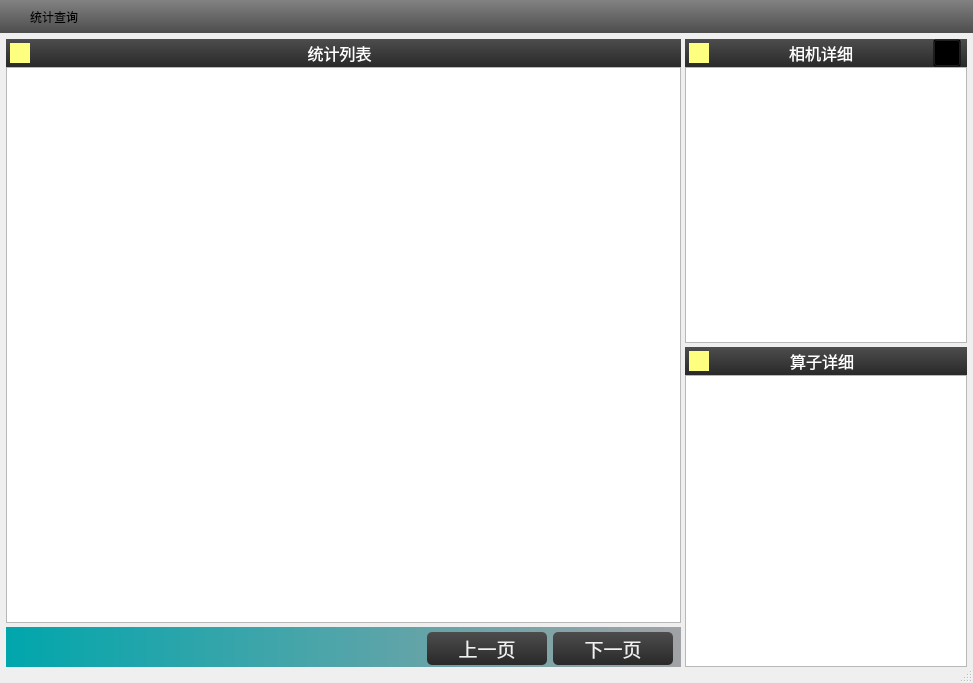
<?xml version="1.0" encoding="UTF-8"?>
<ui version="4.0">
 <class>RecordDialog</class>
 <widget class="QDialog" name="RecordDialog">
  <property name="geometry">
   <rect>
    <x>0</x>
    <y>0</y>
    <width>973</width>
    <height>683</height>
   </rect>
  </property>
  <property name="windowTitle">
   <string>Dialog</string>
  </property>
  <property name="styleSheet">
   <string notr="true"/>
  </property>
  <property name="sizeGripEnabled">
   <bool>true</bool>
  </property>
  <layout class="QVBoxLayout" name="verticalLayout_2">
   <property name="spacing">
    <number>0</number>
   </property>
   <property name="leftMargin">
    <number>0</number>
   </property>
   <property name="topMargin">
    <number>0</number>
   </property>
   <property name="rightMargin">
    <number>0</number>
   </property>
   <property name="bottomMargin">
    <number>16</number>
   </property>
   <item>
    <widget class="QWidget" name="widget_title1" native="true">
     <property name="sizePolicy">
      <sizepolicy hsizetype="Preferred" vsizetype="Fixed">
       <horstretch>0</horstretch>
       <verstretch>0</verstretch>
      </sizepolicy>
     </property>
     <property name="minimumSize">
      <size>
       <width>100</width>
       <height>33</height>
      </size>
     </property>
     <property name="styleSheet">
      <string notr="true">QWidget#widget_title1{
	background: qlineargradient(spread:pad, x1:0, y1:0, x2:0, y2:1, stop:0 #828282, stop:1 #4D4D4D);
}</string>
     </property>
     <layout class="QHBoxLayout" name="horizontalLayout_11">
      <property name="spacing">
       <number>0</number>
      </property>
      <property name="leftMargin">
       <number>0</number>
      </property>
      <property name="topMargin">
       <number>0</number>
      </property>
      <property name="rightMargin">
       <number>0</number>
      </property>
      <property name="bottomMargin">
       <number>0</number>
      </property>
      <item>
       <widget class="QLabel" name="lab_Ico">
        <property name="sizePolicy">
         <sizepolicy hsizetype="Minimum" vsizetype="Preferred">
          <horstretch>0</horstretch>
          <verstretch>0</verstretch>
         </sizepolicy>
        </property>
        <property name="minimumSize">
         <size>
          <width>30</width>
          <height>0</height>
         </size>
        </property>
        <property name="text">
         <string/>
        </property>
        <property name="alignment">
         <set>Qt::AlignCenter</set>
        </property>
       </widget>
      </item>
      <item>
       <widget class="QLabel" name="lab_Title">
        <property name="sizePolicy">
         <sizepolicy hsizetype="Expanding" vsizetype="Preferred">
          <horstretch>0</horstretch>
          <verstretch>0</verstretch>
         </sizepolicy>
        </property>
        <property name="styleSheet">
         <string notr="true">font: 10pt &quot;微软雅黑&quot;;</string>
        </property>
        <property name="text">
         <string>统计查询</string>
        </property>
        <property name="alignment">
         <set>Qt::AlignLeading|Qt::AlignLeft|Qt::AlignVCenter</set>
        </property>
       </widget>
      </item>
      <item>
       <widget class="QWidget" name="widget_menu" native="true">
        <property name="sizePolicy">
         <sizepolicy hsizetype="Minimum" vsizetype="Preferred">
          <horstretch>0</horstretch>
          <verstretch>0</verstretch>
         </sizepolicy>
        </property>
        <layout class="QHBoxLayout" name="horizontalLayout_12">
         <property name="spacing">
          <number>0</number>
         </property>
         <property name="leftMargin">
          <number>0</number>
         </property>
         <property name="topMargin">
          <number>0</number>
         </property>
         <property name="rightMargin">
          <number>0</number>
         </property>
         <property name="bottomMargin">
          <number>0</number>
         </property>
         <item>
          <widget class="QPushButton" name="btnMenu_Max">
           <property name="sizePolicy">
            <sizepolicy hsizetype="Minimum" vsizetype="Expanding">
             <horstretch>0</horstretch>
             <verstretch>0</verstretch>
            </sizepolicy>
           </property>
           <property name="minimumSize">
            <size>
             <width>31</width>
             <height>0</height>
            </size>
           </property>
           <property name="cursor">
            <cursorShape>ArrowCursor</cursorShape>
           </property>
           <property name="focusPolicy">
            <enum>Qt::NoFocus</enum>
           </property>
           <property name="toolTip">
            <string>最大化</string>
           </property>
           <property name="text">
            <string/>
           </property>
           <property name="flat">
            <bool>true</bool>
           </property>
          </widget>
         </item>
         <item>
          <widget class="QPushButton" name="btnMenu_Close">
           <property name="sizePolicy">
            <sizepolicy hsizetype="Minimum" vsizetype="Expanding">
             <horstretch>0</horstretch>
             <verstretch>0</verstretch>
            </sizepolicy>
           </property>
           <property name="minimumSize">
            <size>
             <width>40</width>
             <height>0</height>
            </size>
           </property>
           <property name="cursor">
            <cursorShape>ArrowCursor</cursorShape>
           </property>
           <property name="focusPolicy">
            <enum>Qt::NoFocus</enum>
           </property>
           <property name="toolTip">
            <string>关闭</string>
           </property>
           <property name="text">
            <string/>
           </property>
           <property name="flat">
            <bool>true</bool>
           </property>
          </widget>
         </item>
        </layout>
       </widget>
      </item>
     </layout>
    </widget>
   </item>
   <item>
    <widget class="QStackedWidget" name="stackedWidget">
     <widget class="QWidget" name="page">
      <layout class="QVBoxLayout" name="verticalLayout_3">
       <property name="spacing">
        <number>0</number>
       </property>
       <property name="leftMargin">
        <number>0</number>
       </property>
       <property name="topMargin">
        <number>0</number>
       </property>
       <property name="rightMargin">
        <number>0</number>
       </property>
       <property name="bottomMargin">
        <number>0</number>
       </property>
       <item>
        <widget class="QWidget" name="widget_3" native="true">
         <layout class="QHBoxLayout" name="horizontalLayout_2" stretch="1,0">
          <property name="spacing">
           <number>4</number>
          </property>
          <property name="leftMargin">
           <number>6</number>
          </property>
          <property name="topMargin">
           <number>6</number>
          </property>
          <property name="rightMargin">
           <number>6</number>
          </property>
          <property name="bottomMargin">
           <number>0</number>
          </property>
          <item>
           <layout class="QVBoxLayout" name="verticalLayout_5">
            <property name="spacing">
             <number>4</number>
            </property>
            <item>
             <widget class="QWidget" name="widget_2" native="true">
              <layout class="QVBoxLayout" name="verticalLayout">
               <property name="spacing">
                <number>0</number>
               </property>
               <property name="leftMargin">
                <number>0</number>
               </property>
               <property name="topMargin">
                <number>0</number>
               </property>
               <property name="rightMargin">
                <number>0</number>
               </property>
               <property name="bottomMargin">
                <number>0</number>
               </property>
               <item>
                <widget class="QWidget" name="widget_21" native="true">
                 <property name="sizePolicy">
                  <sizepolicy hsizetype="Preferred" vsizetype="Preferred">
                   <horstretch>28</horstretch>
                   <verstretch>28</verstretch>
                  </sizepolicy>
                 </property>
                 <property name="minimumSize">
                  <size>
                   <width>0</width>
                   <height>28</height>
                  </size>
                 </property>
                 <property name="maximumSize">
                  <size>
                   <width>16777215</width>
                   <height>28</height>
                  </size>
                 </property>
                 <property name="styleSheet">
                  <string notr="true">background: qlineargradient(spread:pad, x1:0, y1:0, x2:0, y2:1, stop:0#4D4D4D, stop:1 #292929);</string>
                 </property>
                 <layout class="QHBoxLayout" name="horizontalLayout_17">
                  <property name="spacing">
                   <number>0</number>
                  </property>
                  <property name="leftMargin">
                   <number>4</number>
                  </property>
                  <property name="topMargin">
                   <number>0</number>
                  </property>
                  <property name="rightMargin">
                   <number>6</number>
                  </property>
                  <property name="bottomMargin">
                   <number>0</number>
                  </property>
                  <item>
                   <widget class="QWidget" name="widget_6" native="true">
                    <property name="minimumSize">
                     <size>
                      <width>20</width>
                      <height>20</height>
                     </size>
                    </property>
                    <property name="maximumSize">
                     <size>
                      <width>20</width>
                      <height>20</height>
                     </size>
                    </property>
                    <property name="styleSheet">
                     <string notr="true">background-color: rgb(255, 255, 127);</string>
                    </property>
                   </widget>
                  </item>
                  <item>
                   <widget class="QLabel" name="label_7">
                    <property name="minimumSize">
                     <size>
                      <width>0</width>
                      <height>28</height>
                     </size>
                    </property>
                    <property name="maximumSize">
                     <size>
                      <width>16777215</width>
                      <height>28</height>
                     </size>
                    </property>
                    <property name="font">
                     <font>
                      <family>微软雅黑</family>
                      <pointsize>12</pointsize>
                     </font>
                    </property>
                    <property name="styleSheet">
                     <string notr="true">
color: rgb(255, 255, 255);</string>
                    </property>
                    <property name="text">
                     <string>统计列表</string>
                    </property>
                    <property name="alignment">
                     <set>Qt::AlignCenter</set>
                    </property>
                   </widget>
                  </item>
                  <item>
                   <spacer name="horizontalSpacer_2">
                    <property name="orientation">
                     <enum>Qt::Horizontal</enum>
                    </property>
                    <property name="sizeType">
                     <enum>QSizePolicy::Fixed</enum>
                    </property>
                    <property name="sizeHint" stdset="0">
                     <size>
                      <width>26</width>
                      <height>20</height>
                     </size>
                    </property>
                   </spacer>
                  </item>
                 </layout>
                </widget>
               </item>
               <item>
                <widget class="KTableView" name="tableView">
                 <property name="selectionBehavior">
                  <enum>QAbstractItemView::SelectRows</enum>
                 </property>
                </widget>
               </item>
              </layout>
             </widget>
            </item>
            <item>
             <widget class="QWidget" name="widget" native="true">
              <property name="minimumSize">
               <size>
                <width>0</width>
                <height>40</height>
               </size>
              </property>
              <property name="maximumSize">
               <size>
                <width>16777215</width>
                <height>40</height>
               </size>
              </property>
              <property name="styleSheet">
               <string notr="true">	background: qlineargradient(spread:pad, x1:1, y1:0, x2:0, y2:0, stop:0 #a1a3a6, stop:1 #00a6ac); </string>
              </property>
              <layout class="QHBoxLayout" name="horizontalLayout">
               <property name="topMargin">
                <number>5</number>
               </property>
               <property name="rightMargin">
                <number>8</number>
               </property>
               <property name="bottomMargin">
                <number>2</number>
               </property>
               <item>
                <spacer name="horizontalSpacer">
                 <property name="orientation">
                  <enum>Qt::Horizontal</enum>
                 </property>
                 <property name="sizeHint" stdset="0">
                  <size>
                   <width>391</width>
                   <height>20</height>
                  </size>
                 </property>
                </spacer>
               </item>
               <item>
                <widget class="QPushButton" name="btnPre">
                 <property name="minimumSize">
                  <size>
                   <width>120</width>
                   <height>10</height>
                  </size>
                 </property>
                 <property name="font">
                  <font>
                   <family>宋体</family>
                   <pointsize>14</pointsize>
                  </font>
                 </property>
                 <property name="styleSheet">
                  <string notr="true">QPushButton{
	border-style: none;
	border: 0px;
	color: #F0F0F0;
	padding: 5px;	
	min-height: 20px;
	border-radius:5px;
	background: qlineargradient(spread:pad, x1:0, y1:0, x2:0, y2:1, stop:0 #4D4D4D, stop:1 #292929); 
}

QPushButton[focusPolicy=&quot;0&quot;] {
	border-style: none;
	border: 0px;
	color: #F0F0F0;
	padding: 0px;	
	min-height: 10px;
	border-radius:3px;
	background: qlineargradient(spread:pad, x1:0, y1:0, x2:0, y2:1, stop:0 #4D4D4D, stop:1 #292929); 
}

QPushButton:hover{ 
	background: qlineargradient(spread:pad, x1:0, y1:0, x2:0, y2:1, stop:0 #636363, stop:1 #575757);
}

QPushButton:pressed{ 
	background: qlineargradient(spread:pad, x1:0, y1:0, x2:0, y2:1, stop:0 #4D4D4D, stop:1 #292929);
}</string>
                 </property>
                 <property name="text">
                  <string>上一页</string>
                 </property>
                </widget>
               </item>
               <item>
                <widget class="QPushButton" name="btnNext">
                 <property name="minimumSize">
                  <size>
                   <width>120</width>
                   <height>10</height>
                  </size>
                 </property>
                 <property name="font">
                  <font>
                   <family>宋体</family>
                   <pointsize>14</pointsize>
                  </font>
                 </property>
                 <property name="styleSheet">
                  <string notr="true">QPushButton{
	border-style: none;
	border: 0px;
	color: #F0F0F0;
	padding: 5px;	
	min-height: 20px;
	border-radius:5px;
	background: qlineargradient(spread:pad, x1:0, y1:0, x2:0, y2:1, stop:0 #4D4D4D, stop:1 #292929); 
}

QPushButton[focusPolicy=&quot;0&quot;] {
	border-style: none;
	border: 0px;
	color: #F0F0F0;
	padding: 0px;	
	min-height: 10px;
	border-radius:3px;
	background: qlineargradient(spread:pad, x1:0, y1:0, x2:0, y2:1, stop:0 #4D4D4D, stop:1 #292929); 
}

QPushButton:hover{ 
	background: qlineargradient(spread:pad, x1:0, y1:0, x2:0, y2:1, stop:0 #636363, stop:1 #575757);
}

QPushButton:pressed{ 
	background: qlineargradient(spread:pad, x1:0, y1:0, x2:0, y2:1, stop:0 #4D4D4D, stop:1 #292929);
}</string>
                 </property>
                 <property name="text">
                  <string>下一页</string>
                 </property>
                </widget>
               </item>
              </layout>
             </widget>
            </item>
           </layout>
          </item>
          <item>
           <layout class="QVBoxLayout" name="verticalLayout_7" stretch="0,1">
            <property name="spacing">
             <number>4</number>
            </property>
            <item>
             <widget class="QWidget" name="widget_4" native="true">
              <layout class="QVBoxLayout" name="verticalLayout_4">
               <property name="spacing">
                <number>0</number>
               </property>
               <property name="leftMargin">
                <number>0</number>
               </property>
               <property name="topMargin">
                <number>0</number>
               </property>
               <property name="rightMargin">
                <number>0</number>
               </property>
               <property name="bottomMargin">
                <number>0</number>
               </property>
               <item>
                <widget class="QWidget" name="widget_22" native="true">
                 <property name="sizePolicy">
                  <sizepolicy hsizetype="Preferred" vsizetype="Preferred">
                   <horstretch>28</horstretch>
                   <verstretch>28</verstretch>
                  </sizepolicy>
                 </property>
                 <property name="minimumSize">
                  <size>
                   <width>282</width>
                   <height>28</height>
                  </size>
                 </property>
                 <property name="maximumSize">
                  <size>
                   <width>282</width>
                   <height>28</height>
                  </size>
                 </property>
                 <property name="styleSheet">
                  <string notr="true">background: qlineargradient(spread:pad, x1:0, y1:0, x2:0, y2:1, stop:0#4D4D4D, stop:1 #292929);</string>
                 </property>
                 <layout class="QHBoxLayout" name="horizontalLayout_18">
                  <property name="spacing">
                   <number>0</number>
                  </property>
                  <property name="leftMargin">
                   <number>4</number>
                  </property>
                  <property name="topMargin">
                   <number>0</number>
                  </property>
                  <property name="rightMargin">
                   <number>6</number>
                  </property>
                  <property name="bottomMargin">
                   <number>0</number>
                  </property>
                  <item>
                   <widget class="QWidget" name="widget_7" native="true">
                    <property name="minimumSize">
                     <size>
                      <width>20</width>
                      <height>20</height>
                     </size>
                    </property>
                    <property name="maximumSize">
                     <size>
                      <width>20</width>
                      <height>20</height>
                     </size>
                    </property>
                    <property name="styleSheet">
                     <string notr="true">background-color: rgb(255, 255, 127);</string>
                    </property>
                   </widget>
                  </item>
                  <item>
                   <widget class="QLabel" name="label_8">
                    <property name="minimumSize">
                     <size>
                      <width>0</width>
                      <height>28</height>
                     </size>
                    </property>
                    <property name="maximumSize">
                     <size>
                      <width>16777215</width>
                      <height>28</height>
                     </size>
                    </property>
                    <property name="font">
                     <font>
                      <family>微软雅黑</family>
                      <pointsize>12</pointsize>
                     </font>
                    </property>
                    <property name="styleSheet">
                     <string notr="true">
color: rgb(255, 255, 255);</string>
                    </property>
                    <property name="text">
                     <string>相机详细</string>
                    </property>
                    <property name="alignment">
                     <set>Qt::AlignCenter</set>
                    </property>
                   </widget>
                  </item>
                  <item>
                   <widget class="QToolButton" name="toolButtonCoSet">
                    <property name="minimumSize">
                     <size>
                      <width>28</width>
                      <height>28</height>
                     </size>
                    </property>
                    <property name="maximumSize">
                     <size>
                      <width>28</width>
                      <height>28</height>
                     </size>
                    </property>
                    <property name="styleSheet">
                     <string notr="true">QToolButton#toolButtonCoSet
{border-image:url(:/下箭头normal.png);  background:transparent;}
QToolButton#toolButtonCoSet:hover{border-image:url(:/下箭头hover.png); }
QToolButton#toolButtonCoSet:pressed{border-image:url(:下箭头press.png); }</string>
                    </property>
                    <property name="text">
                     <string/>
                    </property>
                   </widget>
                  </item>
                 </layout>
                </widget>
               </item>
               <item>
                <widget class="QTableView" name="tableViewDefect">
                 <property name="minimumSize">
                  <size>
                   <width>282</width>
                   <height>276</height>
                  </size>
                 </property>
                 <property name="maximumSize">
                  <size>
                   <width>282</width>
                   <height>276</height>
                  </size>
                 </property>
                </widget>
               </item>
              </layout>
             </widget>
            </item>
            <item>
             <widget class="QWidget" name="widget_5" native="true">
              <layout class="QVBoxLayout" name="verticalLayout_6">
               <property name="spacing">
                <number>0</number>
               </property>
               <property name="leftMargin">
                <number>0</number>
               </property>
               <property name="topMargin">
                <number>0</number>
               </property>
               <property name="rightMargin">
                <number>0</number>
               </property>
               <property name="bottomMargin">
                <number>0</number>
               </property>
               <item>
                <widget class="QWidget" name="widget_23" native="true">
                 <property name="sizePolicy">
                  <sizepolicy hsizetype="Preferred" vsizetype="Preferred">
                   <horstretch>28</horstretch>
                   <verstretch>28</verstretch>
                  </sizepolicy>
                 </property>
                 <property name="minimumSize">
                  <size>
                   <width>282</width>
                   <height>28</height>
                  </size>
                 </property>
                 <property name="maximumSize">
                  <size>
                   <width>282</width>
                   <height>28</height>
                  </size>
                 </property>
                 <property name="styleSheet">
                  <string notr="true">background: qlineargradient(spread:pad, x1:0, y1:0, x2:0, y2:1, stop:0#4D4D4D, stop:1 #292929);</string>
                 </property>
                 <layout class="QHBoxLayout" name="horizontalLayout_19">
                  <property name="spacing">
                   <number>0</number>
                  </property>
                  <property name="leftMargin">
                   <number>4</number>
                  </property>
                  <property name="topMargin">
                   <number>0</number>
                  </property>
                  <property name="rightMargin">
                   <number>6</number>
                  </property>
                  <property name="bottomMargin">
                   <number>0</number>
                  </property>
                  <item>
                   <widget class="QWidget" name="widget_8" native="true">
                    <property name="minimumSize">
                     <size>
                      <width>20</width>
                      <height>20</height>
                     </size>
                    </property>
                    <property name="maximumSize">
                     <size>
                      <width>20</width>
                      <height>20</height>
                     </size>
                    </property>
                    <property name="styleSheet">
                     <string notr="true">background-color: rgb(255, 255, 127);</string>
                    </property>
                   </widget>
                  </item>
                  <item>
                   <widget class="QLabel" name="label_9">
                    <property name="minimumSize">
                     <size>
                      <width>0</width>
                      <height>28</height>
                     </size>
                    </property>
                    <property name="maximumSize">
                     <size>
                      <width>16777215</width>
                      <height>28</height>
                     </size>
                    </property>
                    <property name="font">
                     <font>
                      <family>微软雅黑</family>
                      <pointsize>12</pointsize>
                     </font>
                    </property>
                    <property name="styleSheet">
                     <string notr="true">
color: rgb(255, 255, 255);</string>
                    </property>
                    <property name="text">
                     <string>算子详细</string>
                    </property>
                    <property name="alignment">
                     <set>Qt::AlignCenter</set>
                    </property>
                   </widget>
                  </item>
                  <item>
                   <spacer name="horizontalSpacer_3">
                    <property name="orientation">
                     <enum>Qt::Horizontal</enum>
                    </property>
                    <property name="sizeType">
                     <enum>QSizePolicy::Fixed</enum>
                    </property>
                    <property name="sizeHint" stdset="0">
                     <size>
                      <width>26</width>
                      <height>20</height>
                     </size>
                    </property>
                   </spacer>
                  </item>
                 </layout>
                </widget>
               </item>
               <item>
                <widget class="QTableView" name="tableViewDetail">
                 <property name="minimumSize">
                  <size>
                   <width>282</width>
                   <height>0</height>
                  </size>
                 </property>
                 <property name="maximumSize">
                  <size>
                   <width>282</width>
                   <height>100000</height>
                  </size>
                 </property>
                </widget>
               </item>
              </layout>
             </widget>
            </item>
           </layout>
          </item>
         </layout>
        </widget>
       </item>
      </layout>
     </widget>
     <widget class="QWidget" name="page_2"/>
    </widget>
   </item>
  </layout>
 </widget>
 <customwidgets>
  <customwidget>
   <class>KTableView</class>
   <extends>QTableView</extends>
   <header location="global">kcontrols\ktableview.h</header>
  </customwidget>
 </customwidgets>
 <resources/>
 <connections/>
</ui>
